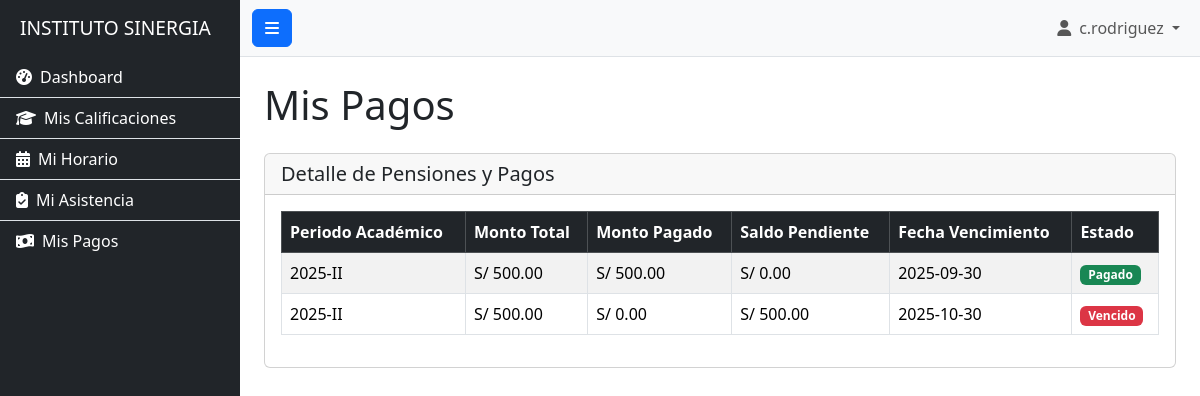
The page /vistas/estudiante/mis_pagos.php (signed in) on the database its author committed.
### tables this page shows
CREATE TABLE `pensiones` (
  `id` INT NOT NULL AUTO_INCREMENT,
  `id_estudiante` INT NOT NULL,
  `periodo_academico` VARCHAR(50) NOT NULL,
  `monto` DECIMAL(10,2) NOT NULL,
  `fecha_vencimiento` DATE NOT NULL,
  `estado` ENUM('pendiente','pagado','vencido') NOT NULL DEFAULT 'pendiente',
  `created_at` DATETIME NOT NULL DEFAULT CURRENT_TIMESTAMP,
  PRIMARY KEY (`id`),
  KEY `idx_pensiones_estudiante` (`id_estudiante`),
  CONSTRAINT `fk_pensiones_estudiante` FOREIGN KEY (`id_estudiante`) REFERENCES `estudiantes` (`id`) ON UPDATE CASCADE ON DELETE CASCADE
);

### vistas/estudiante/mis_pagos.php (the view, shortened to what this page needs)
<?php
require_once 'layout/header.php';
require_once '../../config/conexion.php';
$id_user_estudiante = $_SESSION['user_id'];
$stmt_estudiante_id = $conexion->prepare("SELECT id FROM estudiantes WHERE id_user = ?");
$stmt_estudiante_id->bind_param("i", $id_user_estudiante);
$stmt_estudiante_id->execute();
$resultado_estudiante_id = $stmt_estudiante_id->get_result();
$estudiante_data = $resultado_estudiante_id->fetch_assoc();
$id_estudiante = $estudiante_data['id'] ?? 0;
$pensiones = [];
if ($id_estudiante > 0) {
    $query_pensiones = "SELECT
                            p.id,
                            p.periodo_academico,
                            p.monto,
                            p.fecha_vencimiento,
                            p.estado,
                            SUM(CASE WHEN pa.id IS NOT NULL THEN pa.monto_pagado ELSE 0 END) AS monto_pagado_acumulado
                        FROM pensiones p
                        LEFT JOIN pagos pa ON p.id = pa.id_pension
                        WHERE p.id_estudiante = ?
                        GROUP BY p.id
                        ORDER BY p.fecha_vencimiento ASC";
    $stmt_pensiones = $conexion->prepare($query_pensiones);
    $stmt_pensiones->bind_param("i", $id_estudiante);
    $stmt_pensiones->execute();
    $resultado_pensiones = $stmt_pensiones->get_result();
    while ($pension = $resultado_pensiones->fetch_assoc()) {
        $pensiones[] = $pension;
    }
}
?>
<h1 class="mb-4">Mis Pagos</h1>
<div class="card">
    <div class="card-header">
        <h5 class="mb-0">Detalle de Pensiones y Pagos</h5>
    </div>
    <div class="card-body">
        <?php if (empty($pensiones)): ?>
            <p class="text-center">No tienes pensiones registradas aún.</p>
        <?php else: ?>
            <div class="table-responsive">
                <table class="table table-striped table-bordered table-hover">
                    <thead class="table-dark">
                        <tr>
                            <th>Periodo Académico</th>
                            <th>Monto Total</th>
                            <th>Monto Pagado</th>
                            <th>Saldo Pendiente</th>
                            <th>Fecha Vencimiento</th>
                            <th>Estado</th>
                        </tr>
                    </thead>
                    <tbody>
                        <?php foreach ($pensiones as $pension):
                            $saldo_pendiente = $pension['monto'] - $pension['monto_pagado_acumulado'];
                            $estado_pension = $pension['estado'];
                            if ($saldo_pendiente > 0 && strtotime($pension['fecha_vencimiento']) < time()) {
                                $estado_pension = 'vencido';
                            } elseif ($saldo_pendiente <= 0) {
                                $estado_pension = 'pagado';
                            }
                        ?>
                            <tr>
                                <td><?php echo htmlspecialchars($pension['periodo_academico']); ?></td>
                                <td>S/ <?php echo number_format($pension['monto'], 2); ?></td>
                                <td>S/ <?php echo number_format($pension['monto_pagado_acumulado'], 2); ?></td>
                                <td>S/ <?php echo number_format($saldo_pendiente, 2); ?></td>
                                <td><?php echo htmlspecialchars($pension['fecha_vencimiento']); ?></td>
                                <td>
                                    <span class="badge bg-<?php
                                        if ($estado_pension == 'pagado') echo 'success';
                                        else if ($estado_pension == 'pendiente') echo 'warning';
                                        else if ($estado_pension == 'vencido') echo 'danger';
                                        else echo 'secondary';
                                    ?>">
                                        <?php echo ucfirst($estado_pension); ?>
                                    </span>
                                </td>
                            </tr>
                        <?php endforeach; ?>
                    </tbody>
                </table>
            </div>
        <?php endif; ?>
    </div>
</div>
<?php
require_once 'layout/footer.php';
?>

### assets/css/estilos.css (style rules this page uses)
body { overflow-x: hidden; }

### rows shown on the page
pensiones: periodo_academico "2025-II", monto "500.00", monto_pagado_acumulado "500.00", saldo_pendiente "0.00", fecha_vencimiento "2025-09-30", estado_pension "Pagado"
pensiones: periodo_academico "2025-II", monto "500.00", monto_pagado_acumulado "0.00", fecha_vencimiento "2025-10-30", estado_pension "Vencido"

### other values the page prints
$_SESSION['username'] "c.rodriguez"
